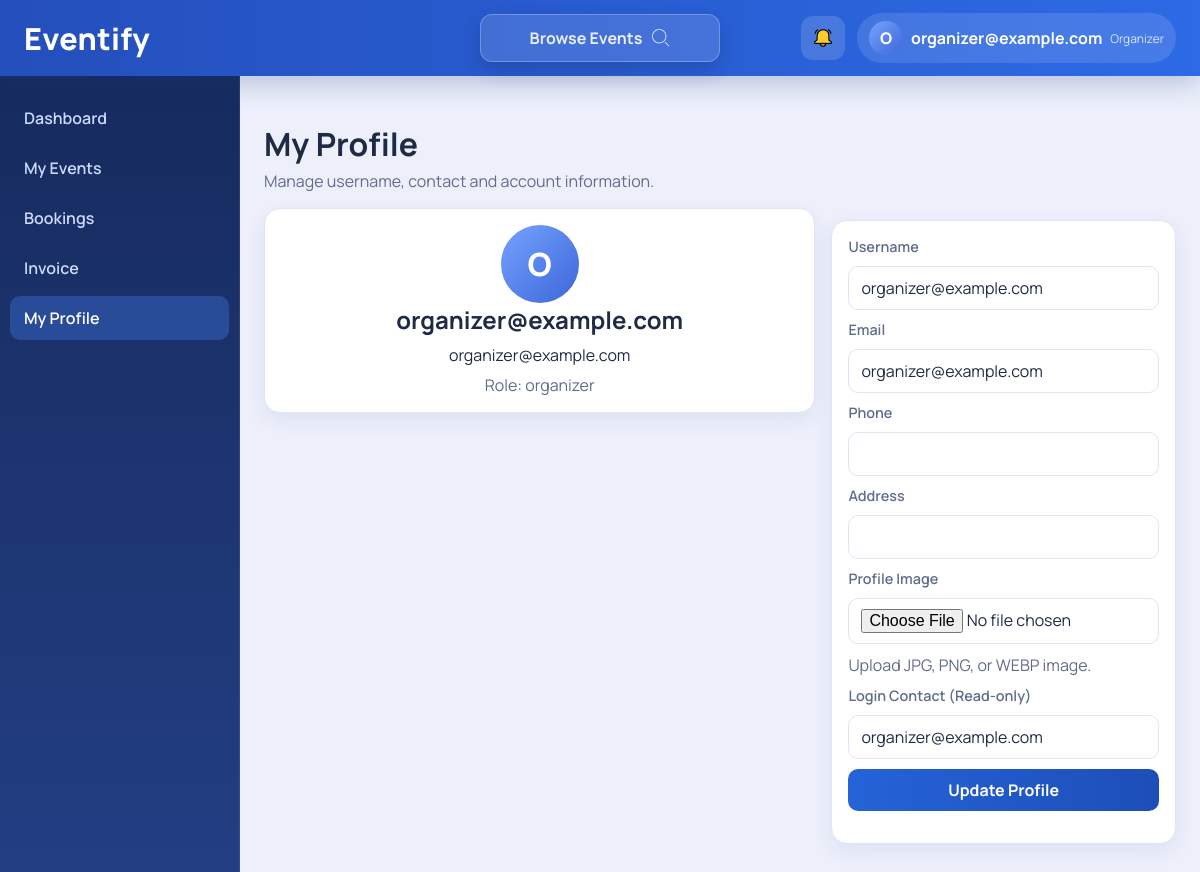
Screenshot of /profile/ (signed in) with the database file from the repository.
### core/models.py (models this page shows, shortened)
class Profile(models.Model):
    ROLE_USER = "user"
    ROLE_ORGANIZER = "organizer"
    ROLE_CHOICES = (
        (ROLE_USER, "User"),
        (ROLE_ORGANIZER, "Organizer"),
    )
    user = models.OneToOneField(User, on_delete=models.CASCADE, related_name="profile")
    role = models.CharField(max_length=20, choices=ROLE_CHOICES, default=ROLE_USER)
    contact = models.CharField(max_length=150)
    phone = models.CharField(max_length=40, blank=True)
    address = models.CharField(max_length=255, blank=True)
    profile_image = models.ImageField(upload_to="profile_images/", blank=True, null=True)
    notification_booking = models.BooleanField(default=True)
    notification_payment = models.BooleanField(default=True)
    notification_updates = models.BooleanField(default=True)
    security_question = models.CharField(max_length=255, blank=True)
    security_answer_hash = models.CharField(max_length=255, blank=True)
    language = models.CharField(max_length=30, default="English")
    dark_mode = models.BooleanField(default=False)
    created_at = models.DateTimeField(auto_now_add=True)
    class Meta:
        constraints = [
            models.UniqueConstraint(fields=["contact", "role"], name="uniq_profile_contact_role"),
        ]

### core/views.py (the view, shortened to what this page needs)
# urls.py: path("profile/", views.profile_view, name="profile"),
@login_required(login_url="auth_page")
def profile_view(request):
    ensure_seeded()
    profile = get_or_create_profile(request.user)
    return render_app(request, "core/profile.html", "profile")

### core/services.py (called while the page is built, shortened)
def normalize_language(value):
    selected = (value or "English").strip().title()
    if selected in SUPPORTED_LANGUAGES:
        return selected
    return "English"

def ui_labels(language):
    selected = normalize_language(language)
    return {
        "browse_events": "Browse Events",
        "dashboard": "Dashboard",
        "my_events": "My Events",
        "bookings": "Bookings",
        "my_bookings": "My Bookings",
        "event_history": "Event History",
        "invoice": "Invoice",
        "my_profile": "My Profile",
        "settings": "Settings",
        "logout": "Logout",
        "notifications_aria": "Notifications",
        "browse_events_aria": "Browse Events",
    }

def menu_by_role(role, language="English"):
    labels = ui_labels(language)
    if role == Profile.ROLE_ORGANIZER:
        return [
            {"key": "dashboard", "label": labels["dashboard"], "href": "/dashboard/"},
            {"key": "my-events", "label": labels["my_events"], "href": "/my-events/"},
            {"key": "organizer-bookings", "label": labels["bookings"], "href": "/organizer-bookings/"},
            {"key": "invoices", "label": labels["invoice"], "href": "/invoices/"},
            {"key": "profile", "label": labels["my_profile"], "href": "/profile/"},
        ]

### core/templatetags/core_tags.py (called while the page is built)
@register.filter
def initials(value):
    value = (value or "").strip()
    if not value:
        return "U"
    parts = [p for p in value.split() if p]
    if len(parts) == 1:
        return parts[0][:1].upper()
    return (parts[0][:1] + parts[1][:1]).upper()

### core/views.py (called while the page is built)
def ensure_seeded():
    global _seed_checked
    if _seed_checked:
        return
    seed_demo_data()
    _seed_checked = True

def get_or_create_profile(user):
    profile, _ = Profile.objects.get_or_create(
        user=user,
        defaults={
            "role": Profile.ROLE_USER,
            "contact": user.username,
        },
    )
    if not profile.contact:
        profile.contact = user.username
        profile.save(update_fields=["contact"])
    return profile

### templates/core/profile.html (shortened to what this page needs)
{% extends "core/base_app.html" %}
{% load core_tags %}
{% block content %}
  <section class="page-head">
    <h1>My Profile</h1>
    <p>Manage username, contact and account information.</p>
  </section>
  <section class="split-grid">
    <div class="card profile-side">
      {% if current_profile.profile_image %}
        <img
          src="{{ current_profile.profile_image.url }}"
          alt="Profile"
          class="avatar big avatar-img"
          width="78"
          height="78"
        />
      {% else %}
        <div class="avatar big">{{ request.user.first_name|default:request.user.username|initials }}</div>
      {% endif %}
      <h2>{{ request.user.first_name|default:request.user.username }}</h2>
      <p>{{ current_profile.contact }}</p>
      <p class="muted">Role: {{ current_profile.role }}</p>
    </div>
    <div class="card">
      <form action="{% url 'profile' %}" method="post" enctype="multipart/form-data">
        <label for="username">Username</label>
        <input
          id="username"
          type="text"
          name="username"
          value="{{ request.user.username }}"
          maxlength="150"
          required
        />
        <label>Email</label>
        <input type="email" name="email" value="{{ request.user.email }}" />
        <label>Phone</label>
        <input type="text" name="phone" value="{{ current_profile.phone }}" />
        <label>Address</label>
        <input type="text" name="address" value="{{ current_profile.address }}" />
        <label>Profile Image</label>
        <input type="file" name="profile_image" accept="image/*" />
        <p class="muted">Upload JPG, PNG, or WEBP image.</p>
        <label>Login Contact (Read-only)</label>
        <input type="text" value="{{ current_profile.contact }}" readonly />
        <button type="submit" class="primary-btn">Update Profile</button>
      </form>
    </div>
  </section>
{% endblock %}

### templates/core/base_app.html (shortened to what this page needs)
﻿{% load static core_tags %}
<!DOCTYPE html>
<html lang="en">
  <head>
    <link rel="stylesheet" href="{% static 'css/style.css' %}" />
  </head>
  <body{% if current_profile.dark_mode %} class="theme-dark"{% endif %}>
    <div class="app-shell">
      <header class="top-nav">
        <a href="{% url 'dashboard' %}" class="brand">Eventify</a>
        <a
          href="{% url 'browse_events' %}"
          class="top-link {% if active_page == 'browse-events' %}active{% endif %}"
        >
          <span>{{ ui_labels.browse_events }}</span>
          <img
            src="{% static 'img/search_data_10102577.png' %}"
            alt=""
            class="browse-link-icon"
            width="16"
            height="16"
          />
        </a>
        <div class="top-actions">
          <a href="{% url 'notifications' %}" class="icon-button" aria-label="{{ ui_labels.notifications_aria }}">
            <img
              src="{% static 'img/alarm_7467233.png' %}"
              alt="Notifications"
              class="alarm-icon"
              width="18"
              height="18"
            />
          </a>
          <details class="user-dropdown">
            <summary>
              {% if current_profile.profile_image %}
                <img
                  src="{{ current_profile.profile_image.url }}"
                  alt="Profile"
                  class="avatar avatar-img"
                  width="34"
                  height="34"
                />
              {% else %}
                <span class="avatar">{{ request.user.first_name|default:request.user.username|initials }}</span>
              {% endif %}
              <span class="user-name">{{ request.user.first_name|default:request.user.username }}</span>
              <span class="user-role">{{ current_profile.role }}</span>
            </summary>
          </details>
        </div>
      </header>
      <aside class="sidebar" id="sidebar">
        <nav>
          {% for item in menu_items %}
            <a
              href="{{ item.href }}"
              class="nav-item {% if item.parent %}sub-item{% endif %} {% if active_page == item.key %}active{% endif %}"
            >
              {{ item.label }}
            </a>
          {% endfor %}
        </nav>
      </aside>
      <main class="content">
        {% block content %}{% endblock %}
      </main>
    </div>
  </body>
</html>

### rows the page displays
Profile: role "Organizer", contact "organizer@example.com", role "organizer"

### other values shown
{{ ui_labels.browse_events }} "Browse Events"
{{ request.user.first_name|default:request.user.username|initials }} "O"
{{ request.user.first_name|default:request.user.username }} "organizer@example.com"
{{ item.label }} "Dashboard" "My Events" "Bookings" "Invoice" "My Profile"
